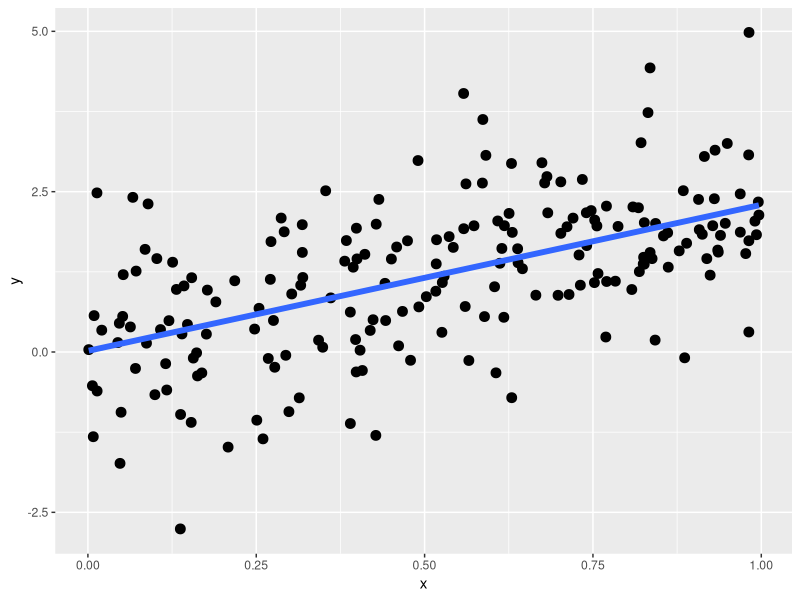
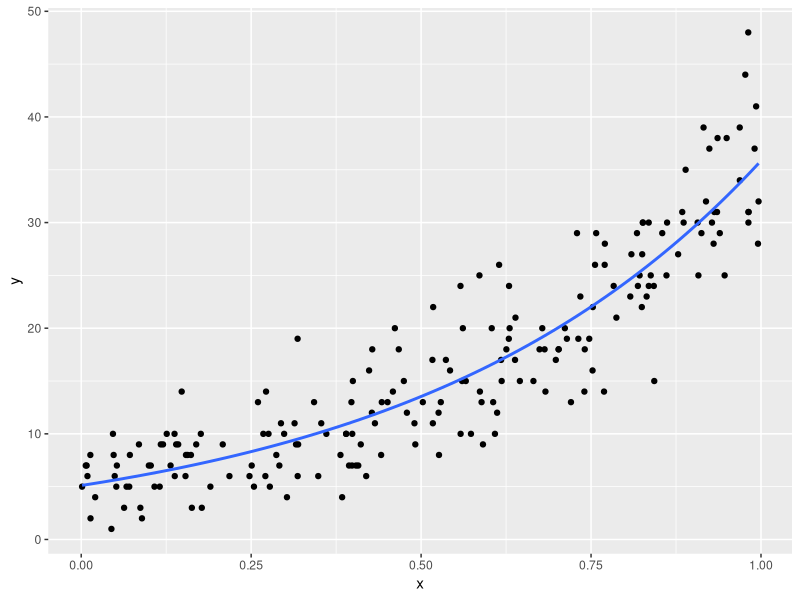

Reproduce these figures in R, in order.
## ---- chunk 1
#| label: setup
#| include: false

library(tidyverse)
## ---- chunk 2
N <- 200
b0 <- 0.2
b1 <- 2
s <- 1

x <- runif(N, 0, 1)
y <- rnorm(N, b0 + b1 * x, s)

data.frame(x, y) |> 
    ggplot(aes(x = x, y = y)) +
    geom_point(size = 3) +
    geom_smooth(method = "lm", se = FALSE, formula = y ~ x, lwd = 2)
## ---- chunk 3
dat <- data.frame(x, y)
fit <- lm(y ~ x, data = dat)
fit

# two dataframes of two rows. same increase in x 0.05 in two different positions along the x line

nx <- list(
    data.frame(x = c(0.25, 0.30)),
    data.frame(x = c(0.60, 0.65))
)

pp <- lapply(nx, function(x) predict(fit, newdata = x))
pp

# then we calculate the differences i.e. the derivative

sapply(pp, diff)
## ---- chunk 4
lp <- log(5) + log(7) * x
y <- rpois(N, exp(lp))

data.frame(
    x, lp, y
)  |> ggplot(aes(x = x, y = y)) +
    geom_point() +
    geom_smooth(method = "glm", formula = y ~ x, se = FALSE, method.args = list(family = poisson))
## ---- chunk 5
dat <- data.frame(x, y)
fit <- glm(y ~ x, data = dat, family = poisson(link = "log"))
fit

# this is the increase in log(lambda) for a unit increase in x
# if x increases in 1 point, log(lambda) increases of b1
coef(fit)[2]

# this is the multiplicative increase in lambda for a unit increase in x
# if x increases in 1 point, lambda increases of 6.87 times
exp(coef(fit)[2])

pp_log <- predict(fit, newdata = data.frame(x = c(0, 1)), type = "link")
diff(pp_log) # same as b1

pp <- predict(fit, newdata = data.frame(x = c(0, 1)), type = "response")
pp[2] / pp[1] # same as exp(b1)
## ---- chunk 6
# log scale, linear effect
diff(predict(fit, newdata = data.frame(x = c(0, 0.5))))
diff(predict(fit, newdata = data.frame(x = c(0.5, 1))))

# lambda scale, non linear effect
diff(predict(fit, newdata = data.frame(x = c(0, 0.5)), type = "response"))
diff(predict(fit, newdata = data.frame(x = c(0.5, 1)), type = "response"))
